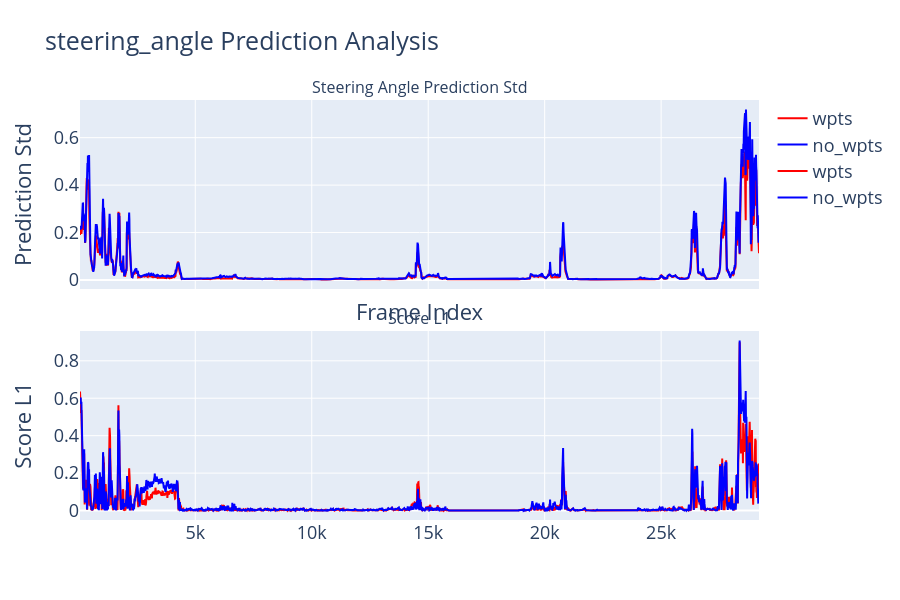

Notebook source saved alongside this figure:
### Code cell
import plotly.graph_objects as go
from plotly.subplots import make_subplots

# drive_id = 'Niro096-HQ/2023-01-11--13-47-36' # train
# drive_id = 'Niro115-HQ/2023-05-16--10-47-33' # val
drive_id = "G1-00428/2024-04-23--07-00-31" # test
# action = 'gas_pedal'
action = 'steering_angle'

fig = make_subplots(rows=2, 
                    cols=1, 
                    shared_xaxes=True, 
                    vertical_spacing=0.1, 
                    subplot_titles=('Steering Angle Prediction Std', 'Score L1'),
                    )
df_wpts_steering = df_wpts[(df_wpts['name'] == action) & (df_wpts['drive_id'] == drive_id)]
df_no_wpts_steering = df_no_wpts[(df_no_wpts['name'] == action) & (df_no_wpts['drive_id'] == drive_id)]

# Top subplot
fig.add_trace(go.Scatter(x=df_wpts_steering['frame_idx'], y=df_wpts_steering['prediction_std'], mode='lines', name='wpts', line=dict(color='red')), row=1, col=1)
fig.add_trace(go.Scatter(x=df_no_wpts_steering['frame_idx'], y=df_no_wpts_steering['prediction_std'], mode='lines', name='no_wpts', line=dict(color='blue')), row=1, col=1)

# Bottom subplot
fig.add_trace(go.Scatter(x=df_wpts_steering['frame_idx'], y=df_wpts_steering['score_l1'], mode='lines', name='wpts', line=dict(color='red')), row=2, col=1)
fig.add_trace(go.Scatter(x=df_no_wpts_steering['frame_idx'], y=df_no_wpts_steering['score_l1'], mode='lines', name='no_wpts', line=dict(color='blue')), row=2, col=1)

fig.update_layout(title=f'{action} Prediction Analysis', 
                  xaxis_title='Frame Index', 
                  yaxis_title='Prediction Std',
                  height=600,  # Increase the height
                  font=dict(size=18)  # Increase the font size
                 )
fig.update_yaxes(title_text='Prediction Std', row=1, col=1)
fig.update_yaxes(title_text='Score L1', row=2, col=1)

fig.show()
from prettytable import PrettyTable

# Create a PrettyTable object
table = PrettyTable()

# Add columns
table.field_names = ["Metric", "wpts", "no_wpts"]

# Add rows
table.add_row(["Score L1 Mean", f"{df_wpts_steering['score_l1'].mean():.4f}", f"{df_no_wpts_steering['score_l1'].mean():.4f}"])
table.add_row(["Prediction Std Mean", f"{df_wpts_steering['prediction_std'].mean():.4f}", f"{df_no_wpts_steering['prediction_std'].mean():.4f}"])

# Print the table
print(table)

### Figure 1 — Plotly figure (JSON) as saved in the notebook; plotly's stock layout.template omitted (floating-point values rounded to 4 significant figures; data arrays with more than 128 entries replaced by an {"elided": "..."} marker saying what was removed)
{"data": [{"line": {"color": "red"}, "mode": "lines", "name": "wpts", "type": "scatter", "x": {"elided": "2400 int values"}, "xaxis": "x", "y": {"elided": "2400 float values"}, "yaxis": "y"}, {"line": {"color": "blue"}, "mode": "lines", "name": "no_wpts", "type": "scatter", "x": {"elided": "2400 int values"}, "xaxis": "x", "y": {"elided": "2400 float values"}, "yaxis": "y"}, {"line": {"color": "red"}, "mode": "lines", "name": "wpts", "type": "scatter", "x": {"elided": "2400 int values"}, "xaxis": "x2", "y": {"elided": "2400 float values"}, "yaxis": "y2"}, {"line": {"color": "blue"}, "mode": "lines", "name": "no_wpts", "type": "scatter", "x": {"elided": "2400 int values"}, "xaxis": "x2", "y": {"elided": "2400 float values"}, "yaxis": "y2"}], "layout": {"annotations": [{"font": {"size": 16}, "showarrow": false, "text": "Steering Angle Prediction Std", "x": 0.5, "xanchor": "center", "xref": "paper", "y": 1, "yanchor": "bottom", "yref": "paper"}, {"font": {"size": 16}, "showarrow": false, "text": "Score L1", "x": 0.5, "xanchor": "center", "xref": "paper", "y": 0.45, "yanchor": "bottom", "yref": "paper"}], "font": {"size": 18}, "height": 600, "title": {"text": "steering_angle Prediction Analysis"}, "xaxis": {"anchor": "y", "domain": [0, 1], "matches": "x2", "showticklabels": false, "title": {"text": "Frame Index"}}, "xaxis2": {"anchor": "y2", "domain": [0, 1]}, "yaxis": {"anchor": "x", "domain": [0.55, 1], "title": {"text": "Prediction Std"}}, "yaxis2": {"anchor": "x2", "domain": [0, 0.45], "title": {"text": "Score L1"}}}}
